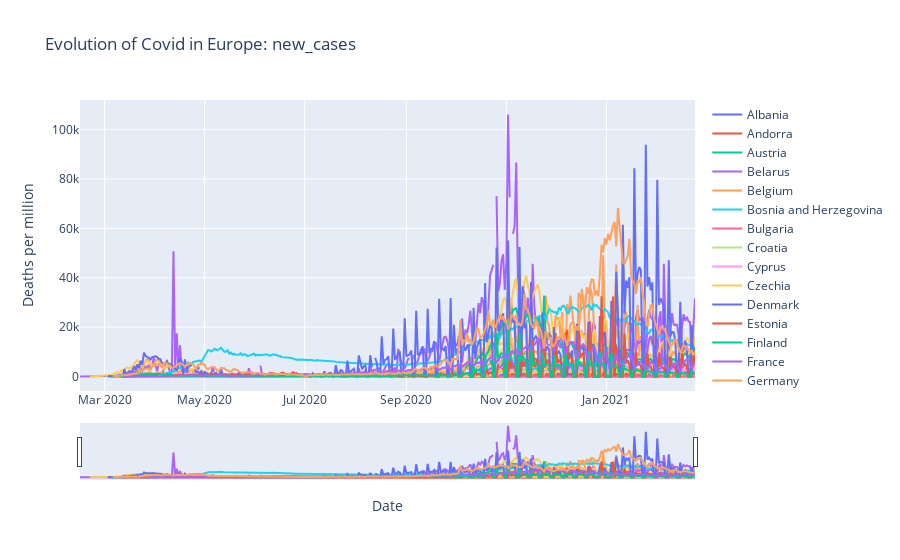

Notebook cell for this chart:
### Code cell
lineplot_covid('new_cases', europe_countries)

### Figure 1 — Plotly figure (JSON) as saved in the notebook; plotly's stock layout.template omitted (floating-point values rounded to 4 significant figures; data arrays with more than 128 entries replaced by an {"elided": "..."} marker saying what was removed)
{"data": [{"name": "Albania", "type": "scatter", "x": {"elided": "376 str values"}, "y": {"elided": "376 int values"}}, {"name": "Andorra", "type": "scatter", "x": {"elided": "376 str values"}, "y": {"elided": "376 int values"}}, {"name": "Austria", "type": "scatter", "x": {"elided": "376 str values"}, "y": {"elided": "376 int values"}}, {"name": "Belarus", "type": "scatter", "x": {"elided": "376 str values"}, "y": {"elided": "376 int values"}}, {"name": "Belgium", "type": "scatter", "x": {"elided": "376 str values"}, "y": {"elided": "376 int values"}}, {"name": "Bosnia and Herzegovina", "type": "scatter", "x": {"elided": "376 str values"}, "y": {"elided": "376 int values"}}, {"name": "Bulgaria", "type": "scatter", "x": {"elided": "376 str values"}, "y": {"elided": "376 int values"}}, {"name": "Croatia", "type": "scatter", "x": {"elided": "376 str values"}, "y": {"elided": "376 int values"}}, {"name": "Cyprus", "type": "scatter", "x": {"elided": "376 str values"}, "y": {"elided": "376 int values"}}, {"name": "Czechia", "type": "scatter", "x": {"elided": "376 str values"}, "y": {"elided": "376 int values"}}, {"name": "Denmark", "type": "scatter", "x": {"elided": "376 str values"}, "y": {"elided": "376 int values"}}, {"name": "Estonia", "type": "scatter", "x": {"elided": "376 str values"}, "y": {"elided": "376 int values"}}, {"name": "Finland", "type": "scatter", "x": {"elided": "376 str values"}, "y": {"elided": "376 int values"}}, {"name": "France", "type": "scatter", "x": {"elided": "376 str values"}, "y": {"elided": "376 int values"}}, {"name": "Germany", "type": "scatter", "x": {"elided": "376 str values"}, "y": {"elided": "376 int values"}}, {"name": "Greece", "type": "scatter", "x": {"elided": "376 str values"}, "y": {"elided": "376 int values"}}, {"name": "Hungary", "type": "scatter", "x": {"elided": "376 str values"}, "y": {"elided": "376 int values"}}, {"name": "Iceland", "type": "scatter", "x": {"elided": "376 str values"}, "y": {"elided": "376 int values"}}, {"name": "Ireland", "type": "scatter", "x": {"elided": "376 str values"}, "y": {"elided": "376 int values"}}, {"name": "Italy", "type": "scatter", "x": {"elided": "376 str values"}, "y": {"elided": "376 int values"}}, {"name": "Kosovo", "type": "scatter", "x": {"elided": "376 str values"}, "y": {"elided": "376 int values"}}, {"name": "Latvia", "type": "scatter", "x": {"elided": "376 str values"}, "y": {"elided": "376 int values"}}, {"name": "Liechtenstein", "type": "scatter", "x": {"elided": "376 str values"}, "y": {"elided": "376 int values"}}, {"name": "Lithuania", "type": "scatter", "x": {"elided": "376 str values"}, "y": {"elided": "376 int values"}}, {"name": "Luxembourg", "type": "scatter", "x": {"elided": "376 str values"}, "y": {"elided": "376 int values"}}, {"name": "Malta", "type": "scatter", "x": {"elided": "376 str values"}, "y": {"elided": "376 int values"}}, {"name": "Moldova", "type": "scatter", "x": {"elided": "376 str values"}, "y": {"elided": "376 int values"}}, {"name": "Monaco", "type": "scatter", "x": {"elided": "376 str values"}, "y": {"elided": "376 int values"}}, {"name": "Montenegro", "type": "scatter", "x": {"elided": "376 str values"}, "y": {"elided": "376 int values"}}, {"name": "Netherlands", "type": "scatter", "x": {"elided": "376 str values"}, "y": {"elided": "376 int values"}}, {"name": "North Macedonia", "type": "scatter", "x": {"elided": "376 str values"}, "y": {"elided": "376 int values"}}, {"name": "Norway", "type": "scatter", "x": {"elided": "376 str values"}, "y": {"elided": "376 int values"}}, {"name": "Poland", "type": "scatter", "x": {"elided": "376 str values"}, "y": {"elided": "376 int values"}}, {"name": "Portugal", "type": "scatter", "x": {"elided": "376 str values"}, "y": {"elided": "376 int values"}}, {"name": "Romania", "type": "scatter", "x": {"elided": "376 str values"}, "y": {"elided": "376 int values"}}, {"name": "Russia", "type": "scatter", "x": {"elided": "376 str values"}, "y": {"elided": "376 int values"}}, {"name": "San Marino", "type": "scatter", "x": {"elided": "376 str values"}, "y": {"elided": "376 int values"}}, {"name": "Serbia", "type": "scatter", "x": {"elided": "376 str values"}, "y": {"elided": "376 int values"}}, {"name": "Slovakia", "type": "scatter", "x": {"elided": "376 str values"}, "y": {"elided": "376 int values"}}, {"name": "Slovenia", "type": "scatter", "x": {"elided": "376 str values"}, "y": {"elided": "376 int values"}}, {"name": "Spain", "type": "scatter", "x": {"elided": "376 str values"}, "y": {"elided": "376 int values"}}, {"name": "Sweden", "type": "scatter", "x": {"elided": "376 str values"}, "y": {"elided": "376 int values"}}, {"name": "Switzerland", "type": "scatter", "x": {"elided": "376 str values"}, "y": {"elided": "376 int values"}}, {"name": "Ukraine", "type": "scatter", "x": {"elided": "376 str values"}, "y": {"elided": "376 int values"}}, {"name": "United Kingdom", "type": "scatter", "x": {"elided": "376 str values"}, "y": {"elided": "376 int values"}}], "layout": {"title": {"text": "Evolution of Covid in Europe: new_cases"}, "xaxis": {"rangeslider": {"visible": true}, "title": {"text": "Date"}}, "yaxis": {"title": {"text": "Deaths per million"}}}}
